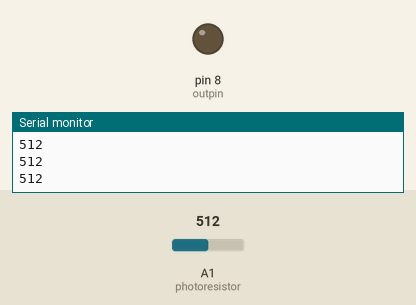
A sketch run on a simulated Arduino Uno, built with avr-gcc and run on an emulated ATmega328P. Shown: output pins drawn as LEDs (lit = HIGH), the last lines printed to the serial monitor. The inputs (shaded band) are chosen by the test bench; at power-on: A1 (photoresistor) = 512.

Above: at 1.2 s.
1.3 s: A1 (photoresistor) set to 442
2.8 s: A1 (photoresistor) set to 416
At 3.6 s:
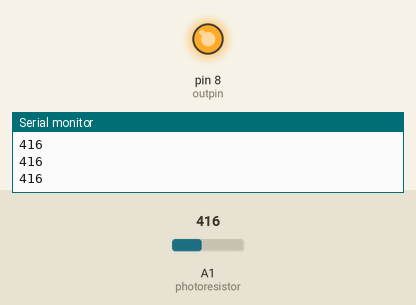
4.3 s: A1 (photoresistor) set to 435
At 4.6 s:
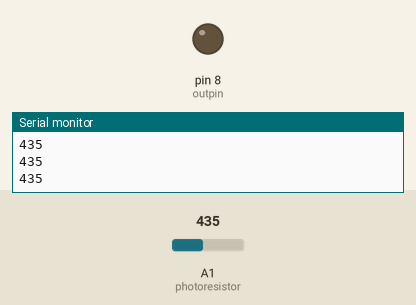
5.8 s: A1 (photoresistor) set to 415
At 7.0 s:
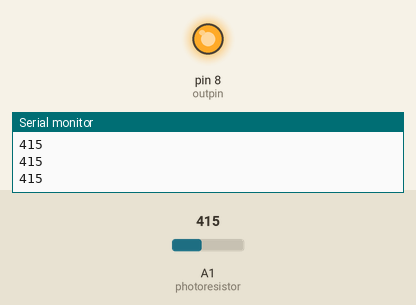
Timing chart, 0 to 8.3 s (numbered marks = the images above; inputs shaded):
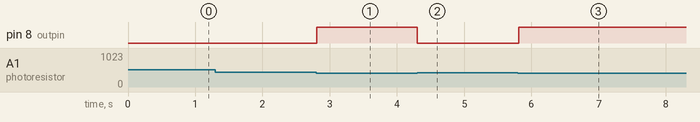

Measured:
- the behaviour switches between 425 and 424 on A1 (photoresistor) (found by bisection; images 0 and 1)
- after the input at 2.8 s, pin 8 (outpin): LOW → HIGH at once
- after the input at 4.3 s, pin 8 (outpin): HIGH → LOW at once
- after the input at 5.8 s, pin 8 (outpin): LOW → HIGH at once

The sketch:

RoverArduino.ino
```cpp
const int outpin = 8;
const int photoresistor = A1;
int reading;
int threshhold = 425;


void setup(){
	pinMode(outpin, OUTPUT);
  	pinMode(photoresistor, INPUT);
  	Serial.begin(9600);
}

void loop(){
	reading = analogRead(photoresistor);
  	Serial.println(reading);

    if(reading<threshhold){
    	digitalWrite(outpin, HIGH);
    }

  	else{
  		digitalWrite(outpin, LOW);
  	}
}
```
